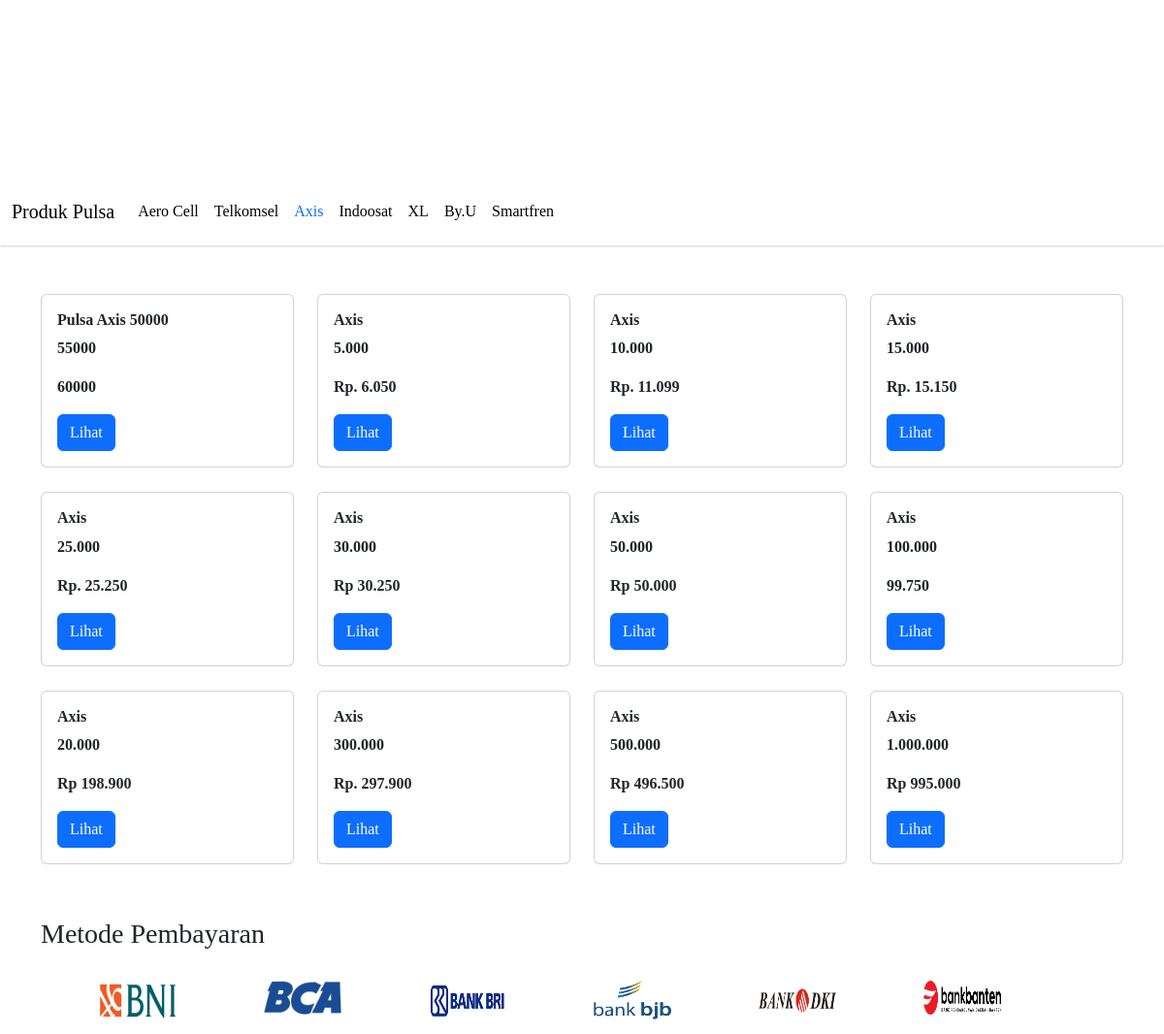
Before: /pulsa/axis.php (signed in, middle part) with the older database file.
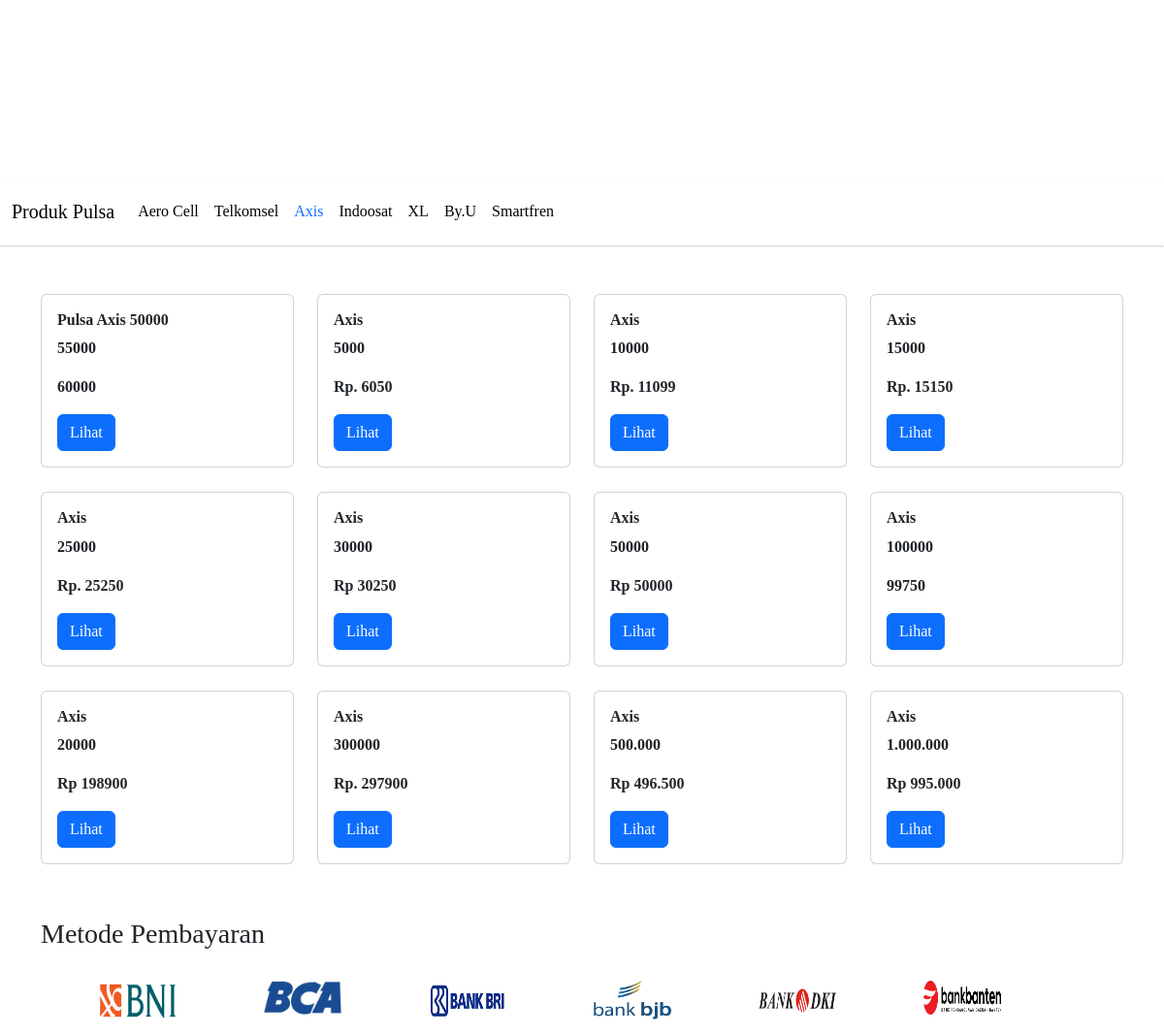
After: the same page with the newer database file.
### tables this page shows
CREATE TABLE `products_pulsa` (
  `id` int(5) NOT NULL,
  `Jenis_pulsa` varchar(288) NOT NULL,
  `harga` varchar(288) NOT NULL,
  `image` varchar(288) NOT NULL,
  `harga_asli` varchar(288) NOT NULL,
  `Keterangan` varchar(288) NOT NULL
);

### pulsa/axis.php (the view, shortened to what this page needs)
<?php
include("../config/header.php");
?>
<!DOCTYPE html>
<html>
<head>
  <link rel="stylesheet" href="../assets/css/swiper-bundle.min.css">
  <link rel="stylesheet" href="../assets/css/bootstrap.min.css">
  <link rel="stylesheet" href="../assets/css/style.css">
  <link rel="stylesheet" href="https://cdnjs.cloudflare.com/ajax/libs/font-awesome/6.4.0/css/all.min.css" />
  <link rel="stylesheet" href="https://unpkg.com/aos@next/dist/aos.css" />
  <link href="https://cdnjs.cloudflare.com/ajax/libs/bootstrap/5.3.0/css/bootstrap.min.css" rel="stylesheet">
  <link rel="stylesheet" href='https://unpkg.com/boxicons@2.0.7/css/boxicons.min.css'>
</head>
<body>
  <section id="con2">
  </section>
  <div class="con3">
    <nav class="navbar navbar-expand-lg ">
      <div class="container-fluid">
        <a class="navbar-brand" href="#">Produk Pulsa</a>
        <div class="collapse navbar-collapse" id="navbarNavAltMarkup">
          <ul class="navbar-nav">
            <li><a class="nav-link" aria-current="page" href="pulsa.php">Aero Cell</a></li>
            <li><a class="nav-link" href="telkomsel.php">Telkomsel</a></li>
            <li><a class="nav-link active text-primary" href="axis.php">Axis</a></li>
            <li><a class="nav-link" href="indoosat.php">Indoosat</a></li>
            <li><a class="nav-link" href="xl.php">XL</a></li>
            <li><a class="nav-link" href="byu.php">By.U</a></li>
            <li><a class="nav-link" href="smartfren.php">Smartfren</a></li>
          </ul>
        </div>
      </div>
    </nav>
  </div>
  <?php
  $query = "SELECT * FROM products_pulsa WHERE  Jenis_pulsa LIKE '%Axis%'";
  $result = mysqli_query($koneksi, $query);
  $rows = [];
  while ($row = mysqli_fetch_assoc($result)) {
    $rows[] = $row;
  }
  ?>
  <div class="container">
    <div class="row">
      <?php foreach ($rows as $row) { ?>
        <div class="col-md-3" style="margin-bottom: 25px; font-family:italic;">
          <div class="card">
            <div class="card-body">
              <h6 class="card-title"><b><?php echo $row['Jenis_pulsa']; ?></b></h6>
              <p class="card-text">
                <b><?php echo $row['harga']; ?></b><br />
              <p><?php echo $row['harga_asli']; ?></p>
              </p>
              <button type="button" class="btn btn-primary" data-bs-toggle="modal" data-bs-target="#exampleModal<?php echo $row['id']; ?>">Lihat</button>
            </div>
          </div>
        </div>
      <?php } ?>
    </div>
  </div>
  <section id="con5">
    <div class="container">
      <h3>Metode Pembayaran</h3><br>
      <div class="row mx-5">
        <div class="col-md-2">
          <img src="../assets/img/pembayaran/bni.png" width="80px" height="40px">
        </div>
        <div class="col-md-2">
          <img src="../assets/img/pembayaran/logo-bca.png" width="80px" height="35px">
        </div>
        <div class="col-md-2">
          <img src="../assets/img/pembayaran/bri.png" width="80px" height="40px">
        </div>
        <div class="col-md-2">
          <img src="../assets/img/pembayaran/bjb.png" width="80px" height="40px">
        </div>
        <div class="col-md-2">
          <img src="../assets/img/pembayaran/bankdki.png" width="80px" height="40px">
        </div>
        <div class="col-md-2">
          <img src="../assets/img/pembayaran/bankbb.png" width="80px" height="35px">
        </div>
      </div>
    </div>
  </section>
</body>
</html>

### assets/css/style.css (style rules this page uses)
body { font-family: italic; }
h1, h2, h3, p, .navbar .logo a, .product-info, footer { font-family: italic; font-weight: bold; }
* { margin: 0; padding: 0; box-sizing: border-box; font-family: italic; }
nav { position: fixed; top: 0; left: 0; width: 100%; height: 100%; height: 70px; background: white; box-shadow: 0 1px 2px rgba(0, 0, 0, 0.2); z-index: 99; }

### pulsa/axis.php (style rules this page uses)
body { overflow-x: hidden; font-family: italic; }
body, h1, p, a, ul, li, h4, h3, h2, h5, span, i { font-family: italic; }
#con2 { height: 70vh }
.con3 { height: 15vh; }
.con3 .nav-link { color: black; }
#con5 { margin-top: 30px; }

Changed rows visible on the page:
changed products_pulsa (number 2 of 12 on the later page): harga "5.000" → "5000"; harga_asli "Rp. 6.050" → "Rp. 6050"
changed products_pulsa (number 3 of 12 on the later page): harga "10.000" → "10000"; harga_asli "Rp. 11.099" → "Rp. 11099"
changed products_pulsa (number 4 of 12 on the later page): harga "15.000" → "15000"; harga_asli "Rp. 15.150" → "Rp. 15150"
changed products_pulsa (number 5 of 12 on the later page): harga "25.000" → "25000"; harga_asli "Rp. 25.250" → "Rp. 25250"
changed products_pulsa (number 6 of 12 on the later page): harga "30.000" → "30000"; harga_asli "Rp 30.250" → "Rp 30250"
changed products_pulsa (number 7 of 12 on the later page): harga "50.000" → "50000"; harga_asli "Rp 50.000" → "Rp 50000"
changed products_pulsa (number 8 of 12 on the later page): harga "100.000" → "100000"; harga_asli "99.750" → "99750"
changed products_pulsa (number 9 of 12 on the later page): harga "20.000" → "20000"; harga_asli "Rp 198.900" → "Rp 198900"
changed products_pulsa (number 10 of 12 on the later page): harga "300.000" → "300000"; harga_asli "Rp. 297.900" → "Rp. 297900"
